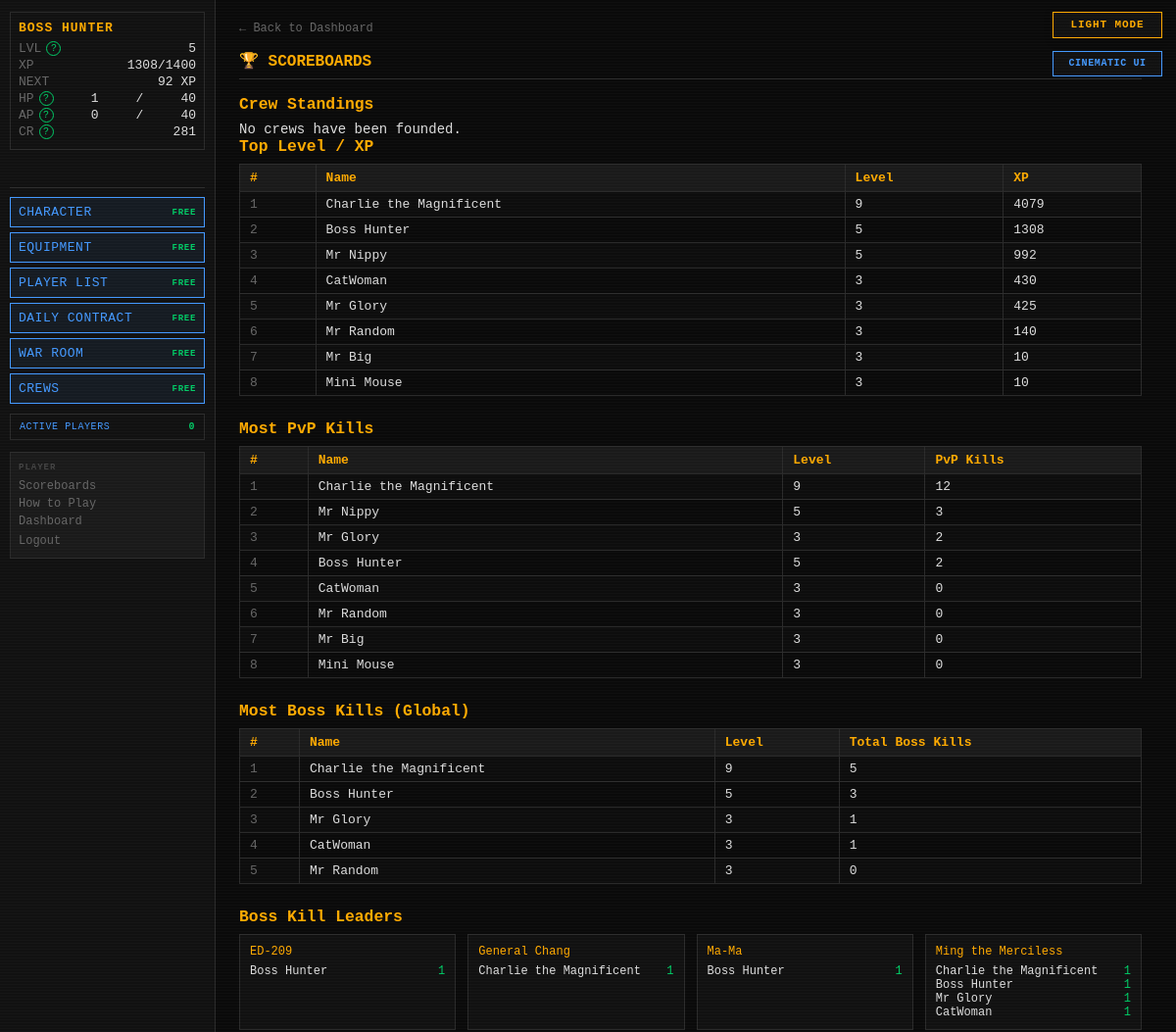
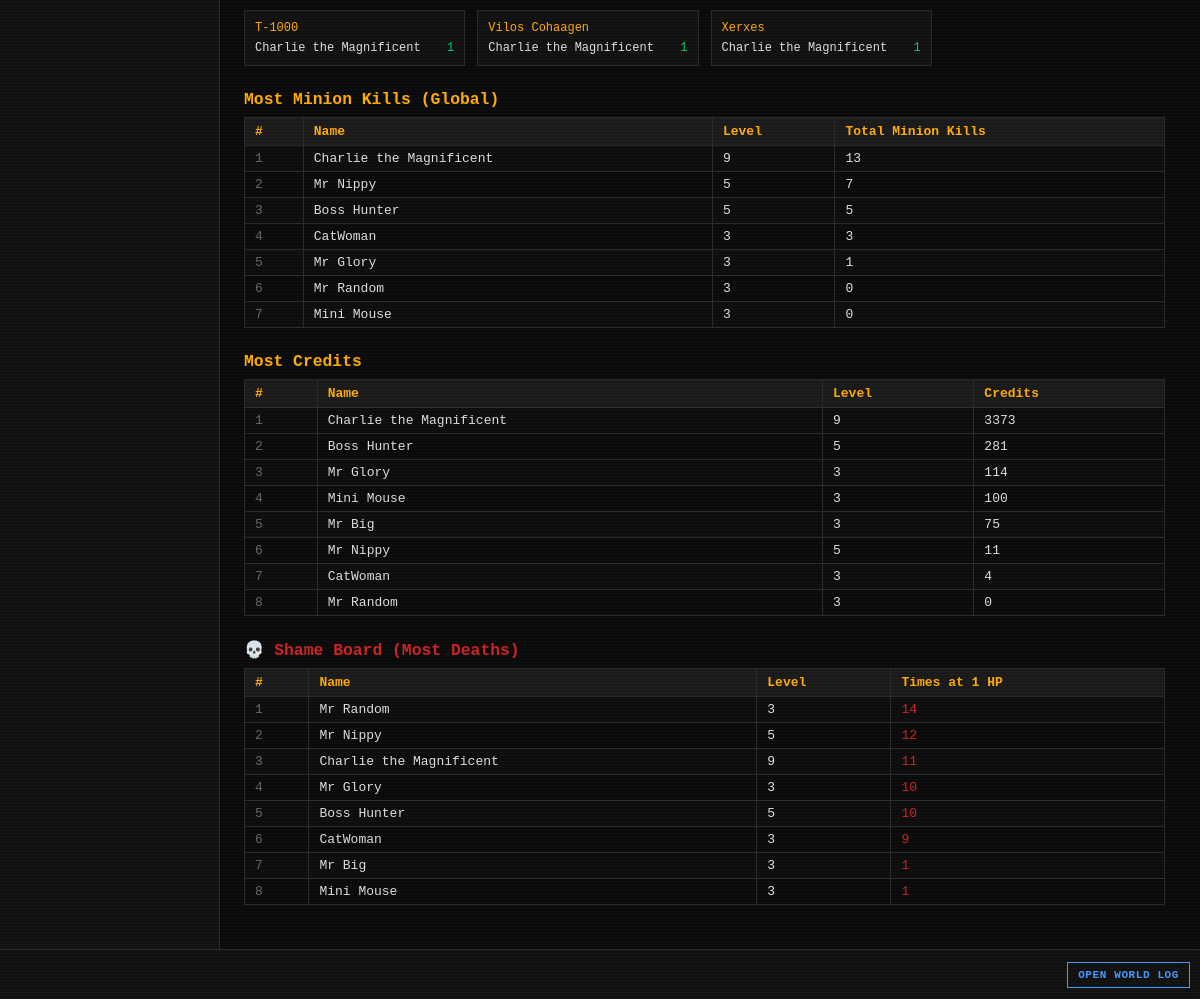
Page /scoreboards (signed in) on the committed database (2 pictures, top to bottom).
### tables this page shows
CREATE TABLE players (
    id                  INTEGER PRIMARY KEY AUTOINCREMENT,
    username            TEXT    UNIQUE NOT NULL,
    password_hash       TEXT    NOT NULL,
    email               TEXT    UNIQUE NOT NULL,
    character_name      TEXT    NOT NULL,
    sex                 TEXT    NOT NULL,
    class_id            INTEGER REFERENCES classes(id),
    str_stat            INTEGER NOT NULL DEFAULT 1,
    end_stat            INTEGER NOT NULL DEFAULT 1,
    agi_stat            INTEGER NOT NULL DEFAULT 1,
    lck_stat            INTEGER NOT NULL DEFAULT 1,
    per_stat            INTEGER NOT NULL DEFAULT 1,
    level               INTEGER NOT NULL DEFAULT 1,
    xp                  INTEGER NOT NULL DEFAULT 0,
    current_hp          INTEGER NOT NULL,
    current_ap          INTEGER NOT NULL,
    credits             INTEGER NOT NULL DEFAULT 25,
    equipped_weapon_id  INTEGER REFERENCES inventory_items(id),
    equipped_armor_id   INTEGER REFERENCES inventory_items(id),
    equipped_special_id INTEGER REFERENCES inventory_items(id),
    in_combat           INTEGER NOT NULL DEFAULT 0,
    pending_levelup     INTEGER NOT NULL DEFAULT 0,
    pending_perk        INTEGER NOT NULL DEFAULT 0,
    combat_preference   TEXT    NOT NULL DEFAULT "Balanced",
    is_banned           INTEGER NOT NULL DEFAULT 0,
    retired_at          TEXT,
    last_login_at       TEXT,
    created_at          TEXT    NOT NULL DEFAULT (datetime('now'))
);

CREATE TABLE player_stats (
    player_id            INTEGER PRIMARY KEY REFERENCES players(id),
    pvp_kills            INTEGER NOT NULL DEFAULT 0,
    times_reduced_to_1hp INTEGER NOT NULL DEFAULT 0,
    updated_at           TEXT    NOT NULL DEFAULT (datetime('now'))
);

CREATE TABLE bosses (
    id                          INTEGER PRIMARY KEY AUTOINCREMENT,
    name                        TEXT    UNIQUE NOT NULL,
    is_active                   INTEGER NOT NULL DEFAULT 1,
    level                       INTEGER NOT NULL,
    str_stat                    INTEGER NOT NULL,
    end_stat                    INTEGER NOT NULL,
    agi_stat                    INTEGER NOT NULL,
    lck_stat                    INTEGER NOT NULL,
    per_stat                    INTEGER NOT NULL,
    max_hp                      INTEGER NOT NULL,
    phase2_hp_percent           INTEGER NOT NULL,
    phase3_hp_percent           INTEGER NOT NULL,
    special_attack_name         TEXT    NOT NULL,
    special_attack_die          TEXT    NOT NULL,
    special_attack_damage_type  TEXT    NOT NULL,
    special_attack_flavor       TEXT    NOT NULL,
    special_buff_name           TEXT    NOT NULL,
    special_buff_type           TEXT    NOT NULL,
    special_buff_value          REAL    NOT NULL,
    special_buff_damage_type    TEXT,
    special_buff_flavor         TEXT    NOT NULL,
    res_blade     INTEGER NOT NULL DEFAULT 0,
    res_blunt     INTEGER NOT NULL DEFAULT 0,
    res_ballistic INTEGER NOT NULL DEFAULT 0,
    res_energy    INTEGER NOT NULL DEFAULT 0,
    res_arcane    INTEGER NOT NULL DEFAULT 0,
    res_explosive INTEGER NOT NULL DEFAULT 0,
    res_venom     INTEGER NOT NULL DEFAULT 0,
    weak_blade    INTEGER NOT NULL DEFAULT 0,
    weak_blunt    INTEGER NOT NULL DEFAULT 0,
    weak_ballistic INTEGER NOT NULL DEFAULT 0,
    weak_energy   INTEGER NOT NULL DEFAULT 0,
    weak_arcane   INTEGER NOT NULL DEFAULT 0,
    weak_explosive INTEGER NOT NULL DEFAULT 0,
    weak_venom    INTEGER NOT NULL DEFAULT 0,
    drop_weapon_chance       REAL    NOT NULL,
    drop_armor_chance        REAL    NOT NULL,
    drop_special_item_chance REAL    NOT NULL,
    drop_credit_min          INTEGER NOT NULL,
    drop_credit_max          INTEGER NOT NULL,
    flavor_text              TEXT    NOT NULL,
    imported_at              TEXT    NOT NULL DEFAULT (datetime('now'))
, description TEXT NOT NULL DEFAULT '');

CREATE TABLE boss_instances (
    id                  INTEGER PRIMARY KEY AUTOINCREMENT,
    player_id           INTEGER NOT NULL REFERENCES players(id),
    boss_id             INTEGER NOT NULL REFERENCES bosses(id),
    current_hp          INTEGER NOT NULL,
    encounter_max_hp    INTEGER,
    special_attack_used INTEGER NOT NULL DEFAULT 0,
    special_buff_used   INTEGER NOT NULL DEFAULT 0,
    current_phase       INTEGER NOT NULL DEFAULT 1,
    discovered_at       TEXT    NOT NULL DEFAULT (datetime('now')),
    kill_count          INTEGER NOT NULL DEFAULT 0,
    UNIQUE(player_id, boss_id)
);

### routes/scoreboards.py (the view)
@bp.route("/scoreboards")
def index():
    settings      = get_all_settings()
    inactive_days = settings.get("INACTIVE_DAYS_THRESHOLD", cfg.INACTIVE_DAYS_THRESHOLD)
    cutoff_expr   = f"datetime('now', '-{inactive_days} days')"
    top_level      = _top_level_xp(cutoff_expr)
    top_pvp_kills  = _top_pvp_kills(cutoff_expr)
    top_boss_global= _top_boss_kills_global(cutoff_expr)
    top_boss_each  = _top_boss_kills_per_boss(cutoff_expr)
    top_minion_gl  = _top_minion_kills_global(cutoff_expr)
    top_minion_each= _top_minion_kills_per_minion(cutoff_expr)
    top_credits    = _top_credits(cutoff_expr)
    shame_board    = _shame_board(cutoff_expr)
    crew_board     = execute(
        """SELECT c.name,c.tag,(SELECT COUNT(*) FROM crew_memberships WHERE crew_id=c.id) members,
          COALESCE((SELECT SUM(points) FROM crew_score_events WHERE crew_id=c.id),0) rating,
          COALESCE((SELECT COUNT(*) FROM crew_score_events WHERE crew_id=c.id AND event_type='PVP_WIN'),0) pvp_wins,
          COALESCE((SELECT COUNT(*) FROM crew_score_events WHERE crew_id=c.id AND event_type='BOSS_WIN'),0) boss_wins,
          COALESCE((SELECT SUM(points) FROM crew_score_events WHERE crew_id=c.id AND event_type='WORLD_BOSS_DAMAGE'),0) world_damage
          FROM crews c WHERE c.disbanded_at IS NULL ORDER BY rating DESC,c.name""")
    return render_template(
        "scoreboards/scoreboards.html",
        top_level=top_level,
        top_pvp_kills=top_pvp_kills,
        top_boss_global=top_boss_global,
        top_boss_each=top_boss_each,
        top_minion_global=top_minion_gl,
        top_minion_each=top_minion_each,
        top_credits=top_credits,
        shame_board=shame_board,
        crew_board=crew_board,
    )

### templates/scoreboards/scoreboards.html (shortened to what this page needs)
{% extends "base.html" %}
{% block content %}
<div id="page-content">
    <a href="{{ url_for('dashboard.index') }}" class="back-link">← Back to Dashboard</a>
    <h2 class="page-title">🏆 SCOREBOARDS</h2>
    <h3 style="color:var(--amber);margin-bottom:8px;">Crew Standings</h3>
    {% if crew_board %}<table style="margin-bottom:24px;"><tr><th>#</th><th>Crew</th><th>Members</th><th>Rating</th><th>PvP</th><th>Bosses</th><th>World Damage</th></tr>
    {% for c in crew_board %}<tr><td>{{ loop.index }}</td><td>{{ c.name }} [{{ c.tag }}]</td><td>{{ c.members }}</td><td>{{ c.rating|int }}</td><td>{{ c.pvp_wins }}</td><td>{{ c.boss_wins }}</td><td>{{ c.world_damage|int }}</td></tr>{% endfor %}</table>{% else %}<p>No crews have been founded.</p>{% endif %}
    <h3 style="color:var(--amber);margin-bottom:8px;">Top Level / XP</h3>
    {% if top_level %}
    <table style="margin-bottom:24px;">
        <tr><th>#</th><th>Name</th><th>Level</th><th>XP</th></tr>
        {% for p in top_level %}
        <tr>
            <td style="color:var(--grey)">{{ loop.index }}</td>
            <td>{{ p.character_name }}</td>
            <td>{{ p.level }}</td>
            <td>{{ p.xp }}</td>
        </tr>
        {% endfor %}
    </table>
    {% else %}
    <p style="color:var(--grey);margin-bottom:24px;">No data yet.</p>
    {% endif %}
    <h3 style="color:var(--amber);margin-bottom:8px;">Most PvP Kills</h3>
    {% if top_pvp_kills %}
    <table style="margin-bottom:24px;">
        <tr><th>#</th><th>Name</th><th>Level</th><th>PvP Kills</th></tr>
        {% for p in top_pvp_kills %}
        <tr>
            <td style="color:var(--grey)">{{ loop.index }}</td>
            <td>{{ p.character_name }}</td>
            <td>{{ p.level }}</td>
            <td>{{ p.pvp_kills }}</td>
        </tr>
        {% endfor %}
    </table>
    {% else %}
    <p style="color:var(--grey);margin-bottom:24px;">No data yet.</p>
    {% endif %}
    <h3 style="color:var(--amber);margin-bottom:8px;">Most Boss Kills (Global)</h3>
    {% if top_boss_global %}
    <table style="margin-bottom:24px;">
        <tr><th>#</th><th>Name</th><th>Level</th><th>Total Boss Kills</th></tr>
        {% for p in top_boss_global %}
        <tr>
            <td style="color:var(--grey)">{{ loop.index }}</td>
            <td>{{ p.character_name }}</td>
            <td>{{ p.level }}</td>
            <td>{{ p.total_kills }}</td>
        </tr>
        {% endfor %}
    </table>
    {% else %}
    <p style="color:var(--grey);margin-bottom:24px;">No data yet.</p>
    {% endif %}
    {% if top_boss_each %}
    <h3 style="color:var(--amber);margin-bottom:8px;">Boss Kill Leaders</h3>
    <div style="display:grid;grid-template-columns:repeat(auto-fill,minmax(220px,1fr));gap:12px;margin-bottom:24px;">
        {% for boss_name, players in top_boss_each.items() %}
        <div style="background:var(--bg-panel);border:1px solid var(--border);padding:10px;">
            <div style="color:var(--amber);margin-bottom:6px;font-size:12px;">{{ boss_name }}</div>
            {% for p in players %}
            <div style="display:flex;justify-content:space-between;font-size:12px;">
                <span>{{ p.character_name }}</span>
                <span style="color:var(--green)">{{ p.kill_count }}</span>
            </div>
            {% endfor %}
        </div>
        {% endfor %}
    </div>
    {% endif %}
    <h3 style="color:var(--amber);margin-bottom:8px;">Most Minion Kills (Global)</h3>
    {% if top_minion_global %}
    <table style="margin-bottom:24px;">
        <tr><th>#</th><th>Name</th><th>Level</th><th>Total Minion Kills</th></tr>
        {% for p in top_minion_global %}
        <tr>
            <td style="color:var(--grey)">{{ loop.index }}</td>
            <td>{{ p.character_name }}</td>
            <td>{{ p.level }}</td>
            <td>{{ p.total_kills }}</td>
        </tr>
        {% endfor %}
    </table>
    {% else %}
    <p style="color:var(--grey);margin-bottom:24px;">No data yet.</p>
    {% endif %}
    <h3 style="color:var(--amber);margin-bottom:8px;">Most Credits</h3>
    {% if top_credits %}
    <table style="margin-bottom:24px;">
        <tr><th>#</th><th>Name</th><th>Level</th><th>Credits</th></tr>
        {% for p in top_credits %}
        <tr>
            <td style="color:var(--grey)">{{ loop.index }}</td>
            <td>{{ p.character_name }}</td>
            <td>{{ p.level }}</td>
            <td>{{ p.credits }}</td>
        </tr>
        {% endfor %}
    </table>
    {% else %}
    <p style="color:var(--grey);margin-bottom:24px;">No data yet.</p>
    {% endif %}
    <h3 style="color:var(--red);margin-bottom:8px;">💀 Shame Board (Most Deaths)</h3>
    {% if shame_board %}
    <table style="margin-bottom:24px;">
        <tr><th>#</th><th>Name</th><th>Level</th><th>Times at 1 HP</th></tr>
        {% for p in shame_board %}
        <tr>
            <td style="color:var(--grey)">{{ loop.index }}</td>
            <td>{{ p.character_name }}</td>
            <td>{{ p.level }}</td>
            <td style="color:var(--red)">{{ p.times_reduced_to_1hp }}</td>
        </tr>
        {% endfor %}
    </table>
    {% else %}
    <p style="color:var(--grey);margin-bottom:24px;">No data yet.</p>
    {% endif %}
</div>
{% endblock %}

### templates/base.html (shortened to what this page needs)
<!DOCTYPE html>
<html lang="en">
<head>
<link rel="stylesheet" href="{{ url_for('static', filename='style.css') }}">
</head>
<body class="{{ 'authenticated' if player else 'auth-page' }} {% block body_class %}{% endblock %}">
{% if settings.get('ALLOW_PLAYER_COLOR_OVERRIDE', true) %}<button id="theme-toggle" type="button" aria-label="Switch color theme" aria-pressed="false">
</button>{% endif %}
{% if settings.get('ALLOW_PLAYER_INTERFACE_OVERRIDE', true) %}
<button id="interface-toggle" type="button" aria-label="Switch interface style" aria-pressed="false">
</button>
{% endif %}
{% if player %}
<div id="left-col">
    <div id="status-block">
        <div class="status-name">{{ player.character_name }}</div>
        <div class="status-line">
            <span class="label">LVL</span>
            <span id="status-level">{{ player.level }}</span>
        </div>
        <div class="status-line">
            <span class="label">XP</span>
            <span><span id="status-xp">{{ player.xp }}</span><span id="status-xp-threshold">{% if player.get('next_level_xp') is not none %}/{{ player.get('next_level_xp') }}{% endif %}</span></span>
        </div>
        <div class="status-line" title="Experience still needed to reach level {{ player.level + 1 }}">
            <span class="label">NEXT</span>
            <span id="status-xp-next">{% if player.get('xp_to_next_level') is none %}MAX{% elif player.get('xp_to_next_level') <= 0 %}LEVEL UP{% else %}{{ player.get('xp_to_next_level') }} XP{% endif %}</span>
        </div>
        <div class="status-line">
            <span class="label">HP</span>
            <span id="status-hp">{{ player.current_hp }}</span>/<span id="status-maxhp">{{ player.max_hp }}</span>
        </div>
        <div class="status-line">
            <span class="label">AP</span>
            <span id="status-ap">{{ player.current_ap }}</span>/<span id="status-maxap">{{ player.max_ap }}</span>
        </div>
        <div class="status-line">
            <span class="label">CR</span>
            <span id="status-credits">{{ player.credits }}</span>
        </div>
    </div>
    <div class="free-action-buttons" aria-label="Free character actions">
        <a class="action-btn free-action-btn" href="{{ url_for('character.index') }}">
            CHARACTER <span class="free-cost">FREE</span>
        </a>
        <a class="action-btn free-action-btn" href="{{ url_for('character.equipment') }}">
            EQUIPMENT <span class="free-cost">FREE</span>
        </a>
        <a class="action-btn free-action-btn" href="{{ url_for('community.players') }}">PLAYER LIST <span class="free-cost">FREE</span></a>
        <a class="action-btn free-action-btn" href="{{ url_for('community.contracts') }}">DAILY CONTRACT <span class="free-cost">FREE</span></a>
        <a class="action-btn free-action-btn" href="{{ url_for('community.war_room') }}">WAR ROOM <span class="free-cost">FREE</span></a>
        <a class="action-btn free-action-btn" href="{{ url_for('crews.index') }}">CREWS <span class="free-cost">FREE</span></a>
    </div>
    <button id="active-players-toggle" class="active-players-toggle" type="button"
            data-url="{{ url_for('feeds.active_players') }}" aria-haspopup="dialog">
        ACTIVE PLAYERS <span id="active-player-count">{{ active_player_count }}</span>
    </button>
    <nav id="left-nav">
        <span class="nav-heading">PLAYER</span>
        <a href="{{ url_for('scoreboards.index') }}">Scoreboards</a>
        <a href="{{ url_for('feeds.game_help') }}">How to Play</a>
        <a href="{{ url_for('dashboard.index') }}">Dashboard</a>
        <form action="{{ url_for('auth.logout') }}" method="POST" style="margin:0">
            <button type="submit" class="nav-link-btn">Logout</button>
        </form>
    </nav>
</div>
{% endif %}
<div id="main">
    {% block content %}{% endblock %}
</div>
{% if player %}
<div id="ticker-wrap">
    <a id="ticker-log-link" href="{{ url_for('feeds.global_log') }}" title="Open the complete World Log">OPEN WORLD LOG</a>
    <div id="ticker">
    </div>
</div>
{% endif %}
</body>
</html>

### rows in the picture
players: character_name "BOSS HUNTER", level "5", xp "1308", current_hp "1", current_ap "0", credits "281", character_name "Boss Hunter", total_kills "3", total_kills "5"
players: character_name "Charlie the Magnificent", level "9", xp "4079", total_kills "5", total_kills "13", credits "3373"
players: character_name "Mr Nippy", level "5", xp "992", total_kills "7", credits "11"
players: character_name "CatWoman", level "3", xp "430", total_kills "1", total_kills "3", credits "4"
players: character_name "Mr Glory", level "3", xp "425", total_kills "1", credits "114"
players: character_name "Mr Random", level "3", xp "140", total_kills "0", credits "0"
players: character_name "Mr Big", level "3", xp "10", credits "75"
players: character_name "Mini Mouse", level "3", xp "10", total_kills "0", credits "100"
player_stats: character_name "Charlie the Magnificent", level "9", pvp_kills "12", times_reduced_to_1hp "11"
player_stats: character_name "Mr Nippy", level "5", pvp_kills "3", times_reduced_to_1hp "12"
player_stats: character_name "Mr Glory", level "3", pvp_kills "2", times_reduced_to_1hp "10"
player_stats: character_name "Boss Hunter", level "5", pvp_kills "2", times_reduced_to_1hp "10"
player_stats: character_name "CatWoman", level "3", pvp_kills "0", times_reduced_to_1hp "9"
player_stats: character_name "Mr Random", level "3", pvp_kills "0", times_reduced_to_1hp "14"
player_stats: character_name "Mr Big", level "3", pvp_kills "0", times_reduced_to_1hp "1"
player_stats: character_name "Mini Mouse", level "3", pvp_kills "0", times_reduced_to_1hp "1"
bosses: name "ED-209"
boss_instances: character_name "Boss Hunter", kill_count "1"
bosses: name "General Chang"
boss_instances: character_name "Charlie the Magnificent", kill_count "1"
bosses: name "Ma-Ma"
boss_instances: character_name "Boss Hunter", kill_count "1"
bosses: name "Ming the Merciless"
boss_instances: character_name "Charlie the Magnificent", kill_count "1"
boss_instances: character_name "Boss Hunter", kill_count "1"
boss_instances: character_name "Mr Glory", kill_count "1"
boss_instances: character_name "CatWoman", kill_count "1"
bosses: name "T-1000"
boss_instances: character_name "Charlie the Magnificent", kill_count "1"
bosses: name "Vilos Cohaagen"
boss_instances: character_name "Charlie the Magnificent", kill_count "1"
bosses: name "Xerxes"
boss_instances: character_name "Charlie the Magnificent", kill_count "1"

### other values in the picture
{{ player.get('next_level_xp') }} "1400"
{{ player.get('xp_to_next_level') }} "92"
{{ player.max_hp }} "40"
{{ player.max_ap }} "40"
{{ active_player_count }} "0"
